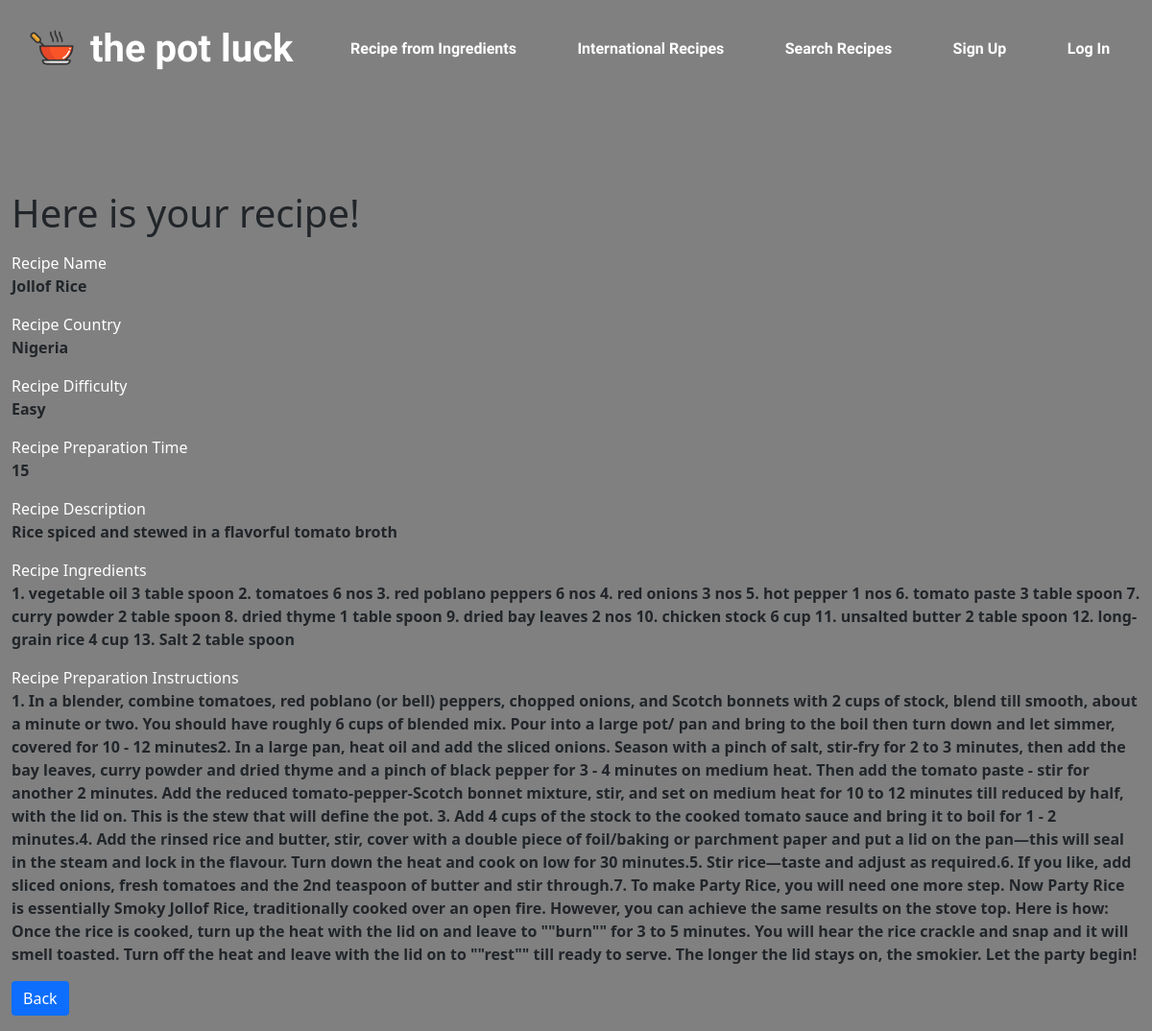
Screenshot of /recipeview.php?rec_name=Jollof Rice with the database file from the repository.
### tables this page shows
CREATE TABLE `recipes` (
  `rec_id` int(11) NOT NULL,
  `rec_name` varchar(50) NOT NULL,
  `rec_country` varchar(50) NOT NULL,
  `rec_difficulty` varchar(50) NOT NULL,
  `rec_prep_time` varchar(50) NOT NULL,
  `rec_added_by` varchar(50) NOT NULL,
  `rec_added_date` datetime DEFAULT current_timestamp(),
  `rec_desc` mediumtext NOT NULL,
  `rec_ing` mediumtext NOT NULL,
  `rec_prep` mediumtext NOT NULL
);

### recipeview.php (the view, shortened to what this page needs)
<?php
if(isset($_GET["rec_name"]) && !empty(trim($_GET["rec_name"]))){
    require_once "config.php";
    $sql = "SELECT * FROM recipes WHERE rec_name = ?";
    if($stmt = mysqli_prepare($connection, $sql)){
        mysqli_stmt_bind_param($stmt, "s", $param_rec_name);
        if(mysqli_stmt_execute($stmt)){
            $result = mysqli_stmt_get_result($stmt);
            if(mysqli_num_rows($result) == 1){
                $row = mysqli_fetch_array($result, MYSQLI_ASSOC);
            } else{
                header("location: error.php");
                exit();
            }
        } else{
            echo "Oops! Something went wrong. Please try again later.";
        }
    }
} else{
    header("location: error.php");
    exit();
}
?>
<!DOCTYPE html>
<html lang="en">
<head>
    <link href="https://cdn.jsdelivr.net/npm/bootstrap@5.1.3/dist/css/bootstrap.min.css" rel="stylesheet"
>
    <link rel="stylesheet" href="styles/page.css">
</head>
<body>
  <nav class="navbar fixed-top navbar-dark navbar-expand-sm justify-content-between">
<div class="container-fluid">
    <nav class="navbar navbar-dark">
        <div class="container-fluid">
            <a class="navbar-brand" href="index.php">
                <img src="images/logo.svg" alt="logo" width="60" height="45"
                    class="d-inline-block align-text-top">
                the pot luck
            </a>
        </div>
    </nav>
    <div class="collapse navbar-collapse" id="navbarSupportedContent">
        <ul class="navbar-nav nav-fill w-100">
            <li class="nav-item text-center" id="search-btn">
                            <a style="color:white;" href="ingredients.php" class="nav-link" data-toggle="modal" data-target="ingredeints.php"><span
                                    class="d-none d-sm-inline d-xl-block px-1 fw-bolder">Recipe from Ingredients
                                    </span></a>
                <li class="nav-item text-center" id="search-btn">
                            <a style="color:white;" href="international.php" class="nav-link" data-toggle="modal" data-target="international.php"><span
                                    class="d-none d-sm-inline d-xl-block px-1 fw-bolder">International Recipes
                                    </span></a>
                    <li class="nav-item text-center" id="search-btn">
                            <a style="color:white;" href="search.php" class="nav-link" data-toggle="modal" data-target="search.php"><span
                                    class="d-none d-sm-inline d-xl-block px-1 fw-bolder">Search Recipes
                                    </span></a>
                        <li class="nav-item text-center" id="signup-btn">
                            <a style="color:white;" href="signup.php" class="nav-link" data-toggle="modal" data-target="signup.php"><span
                                    class="d-none d-sm-inline d-xl-block px-1 fw-bolder">Sign
                                    Up</span></a>
                        </li>
                        <li class="nav-item text-center" id="login-btn">
                            <a style="color:white;" href="login.php" class="nav-link" data-toggle="modal" data-target="#"><span
                                    class="d-none d-sm-inline d-xl-block px-1 fw-bolder">Log In</span></a>
                        </li>
                </div>
            </nav>
    <div class="wrapper">
        <div class="container-fluid">
            <div class="row">
                <div class="col-md-12">
                    <h1 class="mt-5 mb-3" >Here is your recipe!</h1>
                    <div class="form-group">
                        <label style="color:white;">Recipe Name</label>
                        <p><b><?php echo $row["rec_name"]; ?></b></p>
                    </div>
                    <div class="form-group">
                        <label style="color:white;">Recipe Country</label>
                        <p><b><?php echo $row["rec_country"]; ?></b></p>
                    </div>
                    <div class="form-group">
                        <label style="color:white;">Recipe Difficulty</label>
                        <p><b><?php echo $row["rec_difficulty"]; ?></b></p>
                    </div>
                    <div class="form-group">
                        <label style="color:white;">Recipe Preparation Time </label>
                        <p><b><?php echo $row["rec_prep_time"]; ?></b></p>
                    </div>
                    <div class="form-group">
                        <label style="color:white;">Recipe Description</label>
                        <p><b><?php echo $row["rec_desc"]; ?></b></p>
                    </div>
                    <div class="form-group">
                        <label style="color:white;">Recipe Ingredients </label>
                        <p><b><?php echo $row["rec_ing"]; ?></b></p>
                    </div>
                    <div class="form-group">
                        <label style="color:white;">Recipe Preparation Instructions</label>
                        <p><b><?php echo $row["rec_prep"]; ?></b></p>
                    </div>
                    <p><a href="international.php" class="btn btn-primary">Back</a></p>
                </div>
            </div>
        </div>
    </div>
</body>
</html>

### styles/page.css (style rules this page uses)
* { border: 0 !important; }
body { -ms-overflow-style: none; scrollbar-width: none; background-color: grey; padding-top: 150px; }
.navbar-brand { font-size: 40px; font-family: 'Short Stack', cursive; font-weight: bolder; color: white; }
.navbar { font-family: 'Short Stack', cursive; color: white !important; }

### rows the page displays
recipes: rec_name "Jollof Rice", rec_country "Nigeria", rec_difficulty "Easy", rec_prep_time "15", rec_desc "Rice spiced and stewed in a flavorful tomato broth", rec_ing "1. vegetable oil 3 table spoon 2. tomatoes 6 nos 3. red poblano peppers 6 nos 4. red onions 3 nos 5. hot pepper 1 nos 6. tomato paste 3 table spoon 7. curry powder 2 table spoon 8. dried thyme 1 table spoon 9. dried bay leaves 2 nos 10. chicken stock 6 cup 11. unsalted butter 2 table spoon 12. long-grain rice 4 cup 13. Salt 2 table spoon", rec_prep "1. In a blender, combine tomatoes, red poblano (or bell) peppers, chopped onions, and Scotch bonnets with 2 cups of stock, blend till smooth, about a minute or two. You should have roughly 6 cups of blended mix. Pour into a large pot/ pan and bring to the boil then turn down and let simmer, covered for 10 - 12 minutes2. In a large pan, heat oil and add the sliced onions. Season with a pinch of salt, stir-fry for 2 to 3 minutes, then add the bay leaves, curry powder and dried thyme and a pinch of black pepper for 3 - 4 minutes on medium heat. Then add the tomato paste - stir for another 2 minutes. Add the reduced tomato-pepper-Scotch bonnet mixture, stir, and set on medium heat for 10 to 12…"
